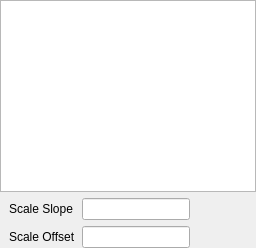
     <widget class="QWidget" name="tab_4">
      <attribute name="title">
       <string>Waveform in EGU</string>
      </attribute>
      <layout class="QVBoxLayout" name="verticalLayout_6">
       <property name="leftMargin">
        <number>0</number>
       </property>
       <property name="topMargin">
        <number>0</number>
       </property>
       <property name="rightMargin">
        <number>0</number>
       </property>
       <property name="bottomMargin">
        <number>0</number>
       </property>
       <item>
        <widget class="PyDMWaveformPlot" name="PyDMWaveformPlot_4">
         <property name="toolTip">
          <string/>
         </property>
         <property name="backgroundBrush">
          <brush brushstyle="SolidPattern">
           <color alpha="255">
            <red>230</red>
            <green>230</green>
            <blue>230</blue>
           </color>
          </brush>
         </property>
         <property name="showXGrid">
          <bool>true</bool>
         </property>
         <property name="showYGrid">
          <bool>true</bool>
         </property>
         <property name="yAxes">
          <stringlist>
           <string>{&quot;name&quot;: &quot;Amplitude&quot;, &quot;orientation&quot;: &quot;left&quot;, &quot;label&quot;: null, &quot;minRange&quot;: -1.0, &quot;maxRange&quot;: 1.0, &quot;autoRange&quot;: true, &quot;logMode&quot;: false}</string>
          </stringlist>
         </property>
         <property name="xLabels">
          <stringlist>
           <string>2.8 ns Intervals</string>
          </stringlist>
         </property>
         <property name="curves">
          <stringlist>
           <string>{&quot;y_channel&quot;: &quot;${DEVICE}:FAST_WF&quot;, &quot;x_channel&quot;: null, &quot;plot_style&quot;: &quot;Line&quot;, &quot;name&quot;: &quot;&quot;, &quot;color&quot;: &quot;#cc6600&quot;, &quot;lineStyle&quot;: 1, &quot;lineWidth&quot;: 1, &quot;symbol&quot;: null, &quot;symbolSize&quot;: 10, &quot;yAxisName&quot;: &quot;Amplitude&quot;, &quot;barWidth&quot;: null, &quot;upperThreshold&quot;: null, &quot;lowerThreshold&quot;: null, &quot;thresholdColor&quot;: &quot;white&quot;, &quot;redraw_mode&quot;: 2}</string>
          </stringlist>
         </property>
        </widget>
       </item>
       <item>
        <layout class="QHBoxLayout" name="horizontalLayout_4">
         <property name="leftMargin">
          <number>9</number>
         </property>
         <item>
          <layout class="QGridLayout" name="gridLayout_6">
           <item row="0" column="0">
            <widget class="QLabel" name="label_21">
             <property name="text">
              <string>Scale Slope</string>
             </property>
             <property name="alignment">
              <set>Qt::AlignLeading|Qt::AlignLeft|Qt::AlignVCenter</set>
             </property>
            </widget>
           </item>
           <item row="1" column="1">
            <widget class="PyDMLineEdit" name="PyDMLineEdit_9">
             <property name="toolTip">
              <string/>
             </property>
             <property name="styleSheet">
              <string notr="true"/>
             </property>
             <property name="alignment">
              <set>Qt::AlignCenter</set>
             </property>
             <property name="clearButtonEnabled">
              <bool>false</bool>
             </property>
             <property name="rules" stdset="0">
              <string>[{&quot;channels&quot;: [{&quot;trigger&quot;: true, &quot;channel&quot;: &quot;ca://${P}_${THR}_H_EN_RBV.RVAL&quot;}], &quot;property&quot;: &quot;Visible&quot;, &quot;expression&quot;: &quot;ch[0]==1&quot;, &quot;name&quot;: &quot;New Rule&quot;, &quot;initial_value&quot;: &quot;&quot;}]</string>
             </property>
             <property name="precision" stdset="0">
              <number>0</number>
             </property>
             <property name="showUnits" stdset="0">
              <bool>true</bool>
             </property>
             <property name="precisionFromPV" stdset="0">
              <bool>true</bool>
             </property>
             <property name="alarmSensitiveContent" stdset="0">
              <bool>false</bool>
             </property>
             <property name="alarmSensitiveBorder" stdset="0">
              <bool>true</bool>
             </property>
             <property name="channel" stdset="0">
              <string>${DEVICE}:FAST_OFFSET_WF</string>
             </property>
            </widget>
           </item>
           <item row="1" column="0">
            <widget class="QLabel" name="label_22">
             <property name="text">
              <string>Scale Offset</string>
             </property>
             <property name="alignment">
              <set>Qt::AlignLeading|Qt::AlignLeft|Qt::AlignVCenter</set>
             </property>
            </widget>
           </item>
           <item row="0" column="1">
            <widget class="PyDMLineEdit" name="PyDMLineEdit_10">
             <property name="toolTip">
              <string/>
             </property>
             <property name="styleSheet">
              <string notr="true"/>
             </property>
             <property name="alignment">
              <set>Qt::AlignCenter</set>
             </property>
             <property name="clearButtonEnabled">
              <bool>false</bool>
             </property>
             <property name="rules" stdset="0">
              <string>[{&quot;channels&quot;: [{&quot;trigger&quot;: true, &quot;channel&quot;: &quot;ca://${P}_${THR}_L_EN_RBV.RVAL&quot;}], &quot;property&quot;: &quot;Visible&quot;, &quot;expression&quot;: &quot;ch[0]==1&quot;, &quot;name&quot;: &quot;New Rule&quot;, &quot;initial_value&quot;: &quot;&quot;}]</string>
             </property>
             <property name="precision" stdset="0">
              <number>0</number>
             </property>
             <property name="showUnits" stdset="0">
              <bool>true</bool>
             </property>
             <property name="precisionFromPV" stdset="0">
              <bool>true</bool>
             </property>
             <property name="alarmSensitiveContent" stdset="0">
              <bool>false</bool>
             </property>
             <property name="alarmSensitiveBorder" stdset="0">
              <bool>true</bool>
             </property>
             <property name="channel" stdset="0">
              <string>${DEVICE}:FAST_SLOPE_WF</string>
             </property>
            </widget>
           </item>
          </layout>
         </item>
         <item>
          <layout class="QGridLayout" name="gridLayout_7"/>
         </item>
         <item>
          <spacer name="horizontalSpacer_4">
           <property name="orientation">
            <enum>Qt::Horizontal</enum>
           </property>
           <property name="sizeHint" stdset="0">
            <size>
             <width>40</width>
             <height>20</height>
            </size>
           </property>
          </spacer>
         </item>
        </layout>
       </item>
      </layout>
     </widget>
